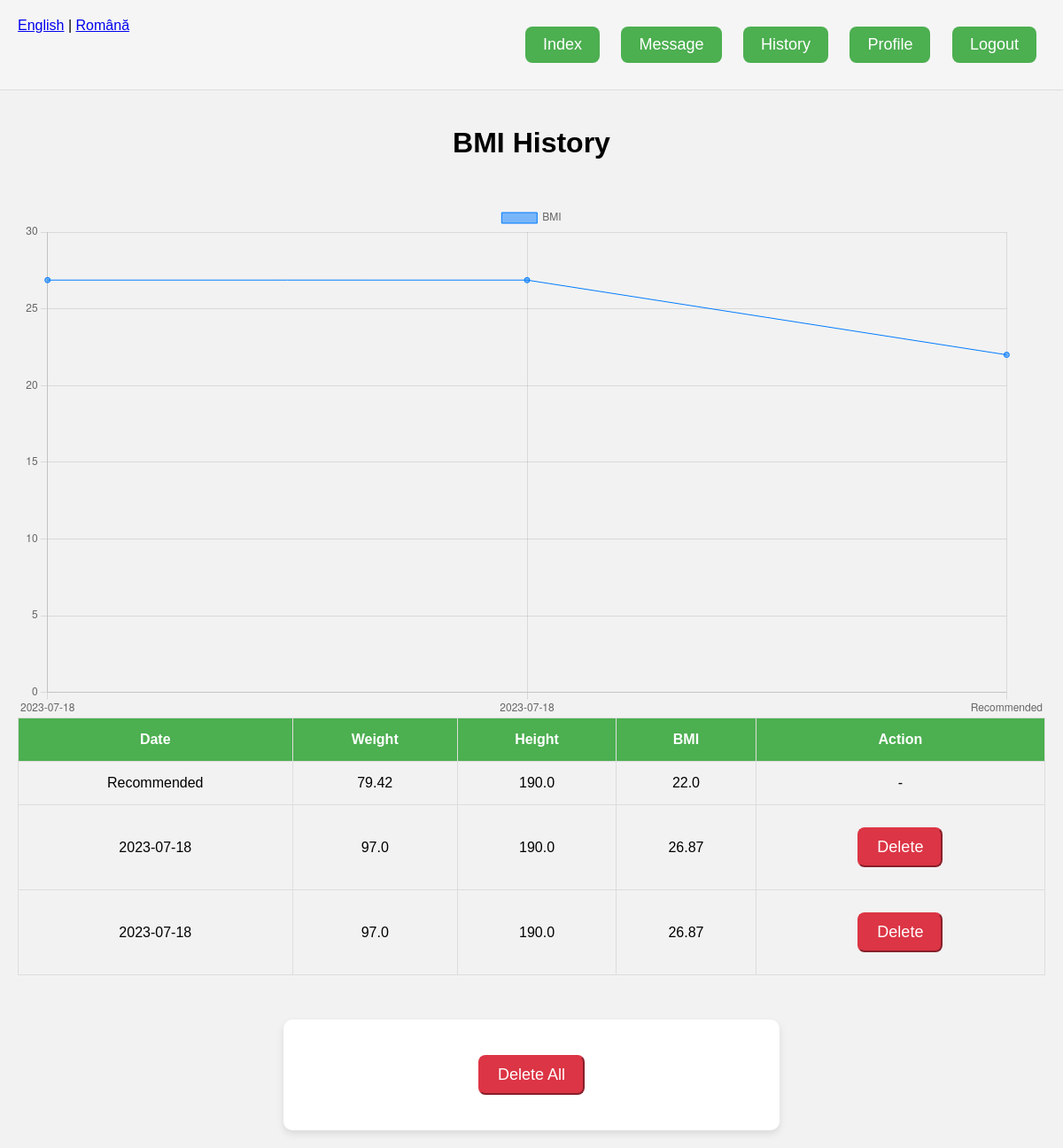
The page /history (signed in) on the database its author committed.
### database.py (models this page shows)
class UserProfile(db.Model):
    id = db.Column(db.Integer, primary_key=True)
    user_id = db.Column(db.Integer, db.ForeignKey('user.id'), nullable=False)
    name = db.Column(db.String(100), nullable=False)
    height = db.Column(db.Float, nullable=False)
    age = db.Column(db.Integer, nullable=False)
    gender = db.Column(db.String(10), nullable=False)
    activity_level = db.Column(db.String(10), nullable=False)

### models.py (models this page shows, shortened)
class BMIRecord(db.Model):
    id = db.Column(db.Integer, primary_key=True)
    bmi = db.Column(db.Float, nullable=False)
    weight = db.Column(db.Float, nullable=False)  # New field
    height = db.Column(db.Float, nullable=False)  # New field
    user_id = db.Column(db.Integer, db.ForeignKey('user.id'), nullable=False)
    date = db.Column(db.DateTime, default=datetime.utcnow)

### main.py (the view)
@main.route('/history', methods=['GET'])
@login_required
def history():
    bmi_records = BMIRecord.query.filter_by(user_id=current_user.id).order_by(BMIRecord.date.desc()).all()
    dates = [record.date.strftime('%Y-%m-%d') for record in bmi_records]
    bmis = [record.bmi for record in bmi_records]
    profile = UserProfile.query.filter_by(user_id=current_user.id).first()
    height = profile.height if profile else None
    recommended_bmi, recommended_weight = calculate_recommended_bmi_and_weight(height) if height else (None, None)
    print(dates)  # Add this line to print the dates data
    print(bmis)  # Add this line to print the bmis data
    return render_template('history.html', bmi_records=bmi_records, dates=dates, bmis=bmis, recommended_bmi=recommended_bmi, recommended_weight=recommended_weight, height=height)

### app.py (called while the page is built)
def create_app():
    app = Flask(__name__)
    app.config.from_pyfile('config.py')
    db.init_app(app)
    login_manager = LoginManager()
    login_manager.init_app(app)
    login_manager.login_view = 'auth.landing'
    @login_manager.user_loader
    def load_user(user_id):
        return User.query.get(int(user_id))
    babel = Babel(app)
    app.register_blueprint(auth.auth)
    app.register_blueprint(main.main)
    return app

### utils.py (called while the page is built)
def calculate_bmi(weight, height):
    return round(weight / ((height / 100) ** 2), 2)

def calculate_recommended_bmi_and_weight(height):
    height_m = height / 100
    recommended_weight = 22 * (height_m ** 2)
    recommended_bmi = calculate_bmi(recommended_weight, height)
    return recommended_bmi, recommended_weight

### templates/history.html (shortened to what this page needs)
{% extends "base.html" %}
{% block content %}
<div class="container history-page">
    <h1>BMI History</h1>
    <canvas id="bmiChart"></canvas>
<script>
    var ctx = document.getElementById('bmiChart').getContext('2d');
    var dates = ['Recommended'].concat({{ dates|tojson }});
    var bmis = [{{ recommended_bmi }}].concat({{ bmis|tojson }});
    // Reverse the arrays
    dates.reverse();
    bmis.reverse();
    var chart = new Chart(ctx, {
        type: 'line',
        data: {
            labels: dates,
            datasets: [{
                label: 'BMI',
                data: bmis,
                backgroundColor: 'rgba(0, 123, 255, 0.5)',
                borderColor: 'rgba(0, 123, 255, 1)',
                borderWidth: 1
            }]
        },
        options: {
            scales: {
                y: {
                    beginAtZero: true
                }
            }
        }
    });
</script>
    <table class="table">
        <thead>
            <tr>
                <th>Date</th>
                <th>Weight</th>
                <th>Height</th>
                <th>BMI</th>
                <th>Action</th>
            </tr>
        </thead>
        <tbody>
            <tr>
                <td>Recommended</td>
                <td>{{ recommended_weight }}</td>
                <td>{{ height }}</td>
                <td>{{ recommended_bmi }}</td>
                <td>-</td>
            </tr>
            {% for record in bmi_records %}
            <tr>
                <td>{{ record.date.strftime('%Y-%m-%d') }}</td>
                <td>{{ record.weight }}</td>
                <td>{{ record.height }}</td>
                <td>{{ record.bmi }}</td>
                 <td>
                    <form action="{{ url_for('main.delete_record', record_id=record.id) }}" method="POST" class="no-style" >
                        <button type="submit" class="btn btn-danger">Delete</button>
                    </form>
                </td>
            </tr>
            {% endfor %}
        </tbody>
    </table>
    <form id="deleteAllForm" action="{{ url_for('main.delete_all_records') }}" method="POST" onsubmit="return deleteAllRecords();">
    <button type="submit" class="btn btn-danger">Delete All</button>
</form>
</div>
{% endblock %}

### static/styles.css (style rules this page uses)
body { font-family: Arial, sans-serif; background-color: #f2f2f2; margin: 0; padding: 0; height: 100vh; display: flex; flex-direction: column; }
.container { flex-grow: 1; display: flex; flex-direction: column; justify-content: center; align-items: center; padding: 20px; }
form { background-color: #ffffff; padding: 30px; border-radius: 10px; box-shadow: 0 4px 8px rgba(0, 0, 0, 0.1); text-align: center; width: 100%; max-width: 500px; }
.btn { display: inline-block; padding: 10px 20px; margin: 10px; font-size: 18px; text-align: center; text-decoration: none; color: #fff; background-color: #4CAF50; border-radius: 8px; }
body { font-family: Arial, sans-serif; }
.history-page h1 { text-align: center; margin-bottom: 50px; }
.history-page .table { width: 100%; margin-bottom: 50px; border-collapse: collapse; }
.history-page .table th, .history-page .table td { border: 1px solid #ddd; padding: 15px; text-align: center; }
.history-page .table th { background-color: #4CAF50; color: white; }
.history-page .table tr:nth-child(even) { background-color: #f2f2f2; }
.btn-danger { background-color: #dc3545; border-color: #dc3545; color: white; }
.no-style { background: none; padding: 0; box-shadow: none; }

### rows shown on the page
UserProfile: height "190.0"
BMIRecord: date "2023-07-18", weight "97.0", height "190.0", bmi "26.87"
BMIRecord: date "2023-07-18", weight "97.0", height "190.0", bmi "26.87"

### other values the page prints
{{ recommended_weight }} "79.42"
{{ recommended_bmi }} "22.0"
chart data {{ dates|tojson }} ["2023-07-18", "2023-07-18"]
chart data {{ recommended_bmi }} 22.0
chart data {{ bmis|tojson }} [26.87, 26.87]
